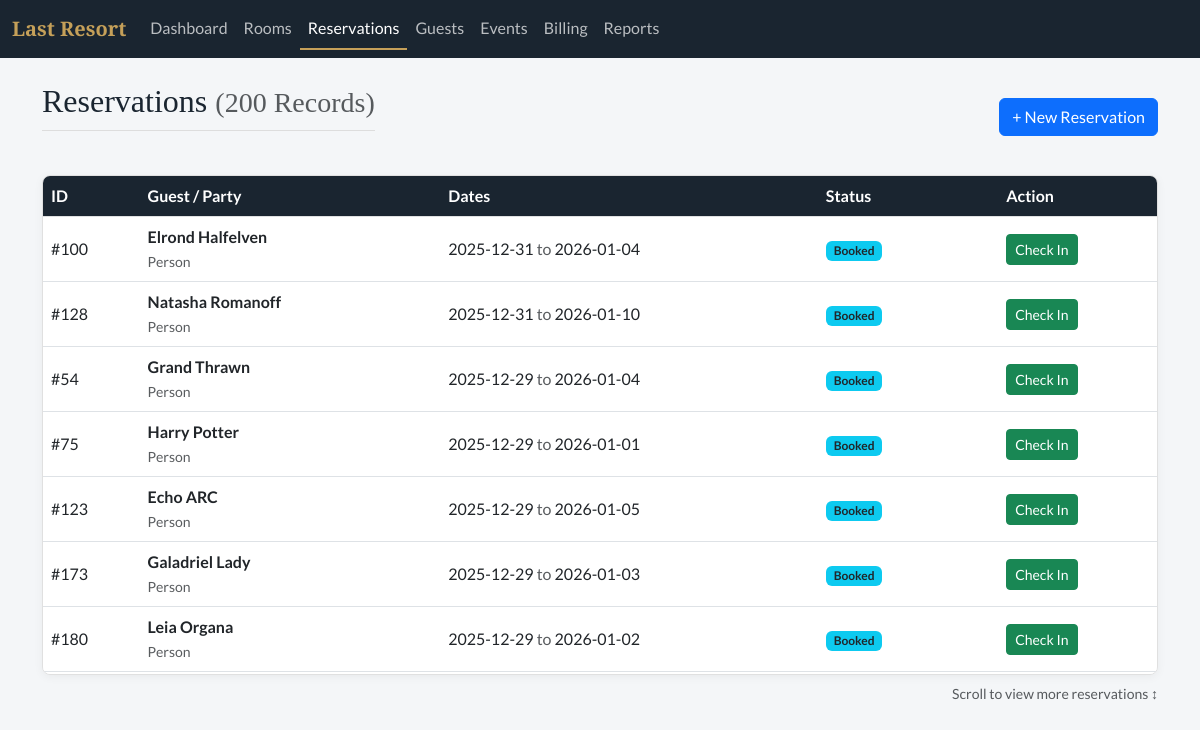
The page /reservations on the database as committed earlier.
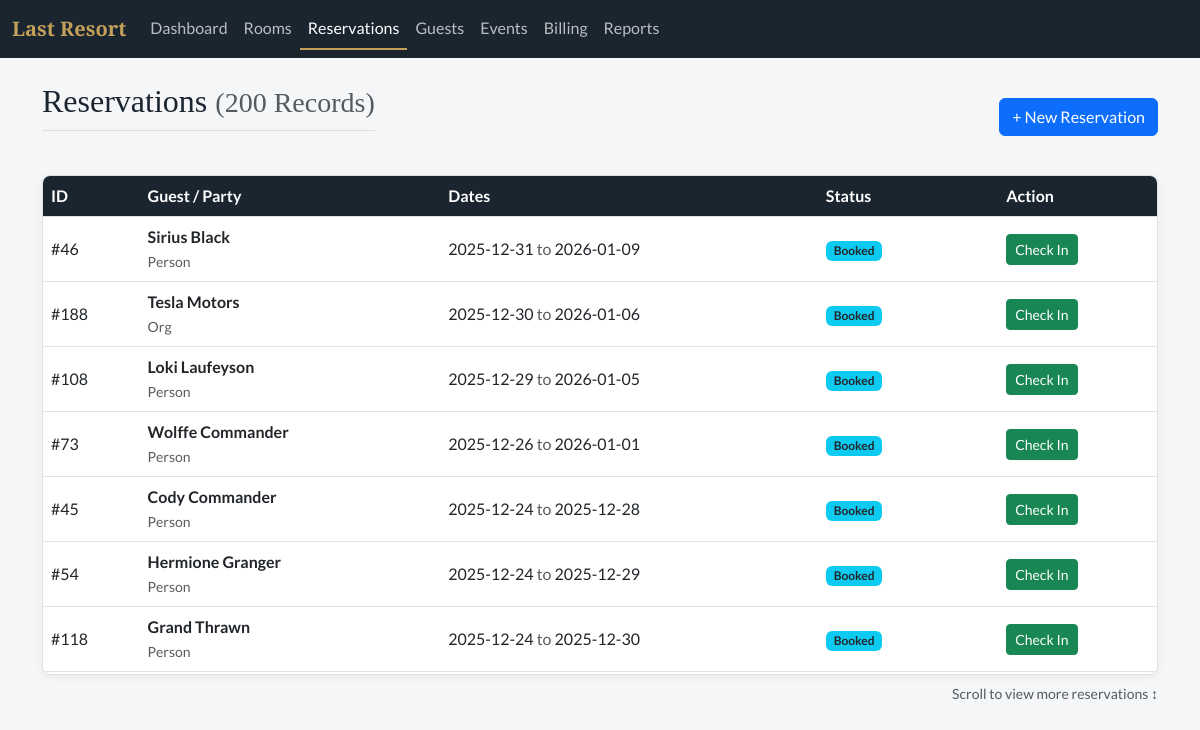
The same page on the database as committed later.
### tables this page shows
CREATE TABLE reservation (
    resvId INTEGER PRIMARY KEY,
    partyId INTEGER, 
    dateCreated DATETIME DEFAULT CURRENT_TIMESTAMP,
    startDate DATE,
    roomId INTEGER,
    endDate DATE,
    status TEXT, 
    FOREIGN KEY(partyId) REFERENCES party(partyId),
    FOREIGN KEY(roomId) REFERENCES room(roomId)
);

### app.py (the view, shortened to what this page needs)
@app.route('/reservations')
def reservations():
    db = get_db()
    search_query = request.args.get('search', '')
    sort = request.args.get('sort', 'startDate')   # 默认按开始日期排序
    direction = request.args.get('direction', request.args.get('order', 'desc')).lower()
    allowed_sort_cols = {
        "resvId": "r.resvId",
        "startDate": "r.startDate",
        "endDate": "r.endDate",
        "status": "r.status",
        "displayName": "displayName"
    }
    sort_col = allowed_sort_cols.get(sort, "r.startDate")
    direction = "ASC" if direction == "asc" else "DESC"
    sql = f"""
        SELECT
            r.resvId, r.startDate, r.endDate, r.status,
            COALESCE(pe.firstName || ' ' || pe.lastName, o.orgName) as displayName,
            CASE WHEN pe.partyId IS NOT NULL THEN 'Person' ELSE 'Org' END as partyType
        FROM reservation r
        JOIN party p ON r.partyId = p.partyId
        LEFT JOIN person pe ON p.partyId = pe.partyId
        LEFT JOIN organization o ON p.partyId = o.partyId
        WHERE 1=1
    """
    params = []
    sql += f" ORDER BY {sort_col} {direction}"
    reservations = db.execute(sql, params).fetchall()
    return render_template(
        'reservations.html',
        reservations=reservations,
        active_page='reservations'
    )

### app.py (called while the page is built)
def get_db():
    db = getattr(g, '_database', None)
    if db is None:
        db = g._database = sqlite3.connect(DATABASE)
        db.row_factory = sqlite3.Row
    return db

@app.teardown_appcontext
def close_connection(exception):
    db = getattr(g, '_database', None)
    if db is not None:
        db.close()

### templates/reservations.html
{% extends "base.html" %}
{% block content %}
<div class="d-flex justify-content-between align-items-center mb-4">
    <h2>Reservations <small class="text-muted">({{ reservations|length }} Records)</small></h2>
    <a href="/reservations/new" class="btn btn-primary">+ New Reservation</a>
</div>
<div class="table-scroll-container card">
    <table class="table table-hover align-middle mb-0">
        <thead class="table-light">
            <tr><th>ID</th><th>Guest / Party</th><th>Dates</th><th>Status</th><th>Action</th></tr>
        </thead>
        <tbody>
            {% for r in reservations %}
            <tr>
                <td>#{{ r.resvId }}</td>
                <td><strong>{{ r.displayName }}</strong><br><small class="text-muted">{{ r.partyType }}</small></td>
                <td>{{ r.startDate }} <span class="text-muted">to</span> {{ r.endDate }}</td>
                <td><span class="badge bg-info text-dark">{{ r.status }}</span></td>
                <td>
                    {% if r.status == 'Booked' %}
                    <a href="/checkin/{{ r.resvId }}" class="btn btn-sm btn-success">Check In</a>
                    {% endif %}
                </td>
            </tr>
            {% endfor %}
        </tbody>
    </table>
</div>
<div class="mt-2 text-muted small text-end">Scroll to view more reservations ↕</div>
{% endblock %}

Rows that differ between the two databases and show on the page:
no longer on this page (row edited): reservation: resvId "100", displayName "Elrond Halfelven", partyType "Person", startDate "2025-12-31", endDate "2026-01-04", status "Booked"
no longer on this page (row edited): reservation: resvId "128", displayName "Natasha Romanoff", partyType "Person", startDate "2025-12-31", endDate "2026-01-10", status "Booked"
no longer on this page (row edited): reservation: resvId "75", displayName "Harry Potter", partyType "Person", startDate "2025-12-29", endDate "2026-01-01", status "Booked"
no longer on this page (row edited): reservation: resvId "123", displayName "Echo ARC", partyType "Person", startDate "2025-12-29", endDate "2026-01-05", status "Booked"
no longer on this page (row edited): reservation: resvId "173", displayName "Galadriel Lady", partyType "Person", startDate "2025-12-29", endDate "2026-01-03", status "Booked"
no longer on this page (row edited): reservation: resvId "180", displayName "Leia Organa", partyType "Person", startDate "2025-12-29", endDate "2026-01-02", status "Booked"
now on this page (row edited): reservation: resvId "46", displayName "Sirius Black", partyType "Person", startDate "2025-12-31", endDate "2026-01-09", status "Booked"
now on this page (row edited): reservation: resvId "188", displayName "Tesla Motors", partyType "Org", startDate "2025-12-30", endDate "2026-01-06", status "Booked"
now on this page (row edited): reservation: resvId "108", displayName "Loki Laufeyson", partyType "Person", startDate "2025-12-29", endDate "2026-01-05", status "Booked"
now on this page (row edited): reservation: resvId "73", displayName "Wolffe Commander", partyType "Person", startDate "2025-12-26", endDate "2026-01-01", status "Booked"
now on this page (row edited): reservation: resvId "45", displayName "Cody Commander", partyType "Person", startDate "2025-12-24", endDate "2025-12-28", status "Booked"
changed reservation id 54: displayName "Grand Thrawn" → "Hermione Granger"; startDate "2025-12-29" → "2025-12-24"; endDate "2026-01-04" → "2025-12-29"
now on this page (row edited): reservation: resvId "118", displayName "Grand Thrawn", partyType "Person", startDate "2025-12-24", endDate "2025-12-30", status "Booked"
